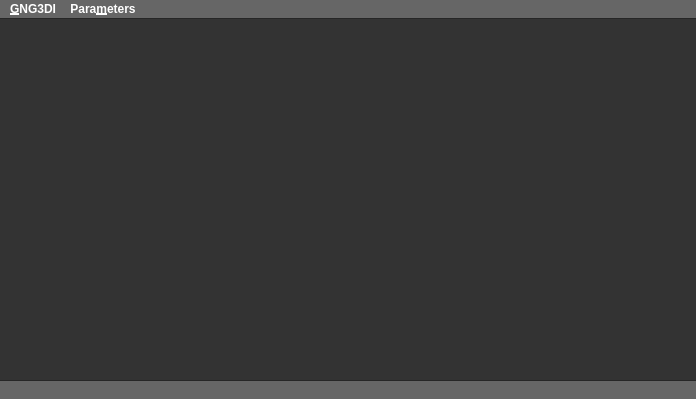
<?xml version="1.0" encoding="UTF-8"?>
<ui version="4.0">
 <class>GNG3DIWindow</class>
 <widget class="QMainWindow" name="GNG3DIWindow">
  <property name="geometry">
   <rect>
    <x>0</x>
    <y>0</y>
    <width>696</width>
    <height>399</height>
   </rect>
  </property>
  <property name="windowTitle">
   <string>MainWindow</string>
  </property>
  <property name="styleSheet">
   <string notr="true">color: #ffffff;
background-color: #333333;
padding: 0;</string>
  </property>
  <widget class="QWidget" name="centralwidget">
   <layout class="QGridLayout" name="gridLayout_2">
    <item row="0" column="0">
     <layout class="QGridLayout" name="gridLayout"/>
    </item>
   </layout>
  </widget>
  <widget class="QMenuBar" name="menubar">
   <property name="geometry">
    <rect>
     <x>0</x>
     <y>0</y>
     <width>696</width>
     <height>20</height>
    </rect>
   </property>
   <property name="font">
    <font>
     <weight>75</weight>
     <bold>true</bold>
     <kerning>true</kerning>
    </font>
   </property>
   <property name="styleSheet">
    <string notr="true">background-color: #666666;
border-bottom: 1px solid #262626;</string>
   </property>
   <widget class="QMenu" name="menuGNG3DI">
    <property name="font">
     <font>
      <pointsize>9</pointsize>
      <weight>50</weight>
      <bold>false</bold>
      <kerning>false</kerning>
     </font>
    </property>
    <property name="styleSheet">
     <string notr="true">border: 1px solid #262626;

selection-background-color: #333333;
selection-color: #ffffff;</string>
    </property>
    <property name="tearOffEnabled">
     <bool>false</bool>
    </property>
    <property name="title">
     <string>&amp;GNG3DI</string>
    </property>
    <property name="separatorsCollapsible">
     <bool>false</bool>
    </property>
    <addaction name="actionLoad_mesh"/>
    <addaction name="saveMesh"/>
    <addaction name="actionSwap_mesh"/>
    <addaction name="resetMesh"/>
    <addaction name="actionSettings"/>
    <addaction name="separator"/>
    <addaction name="actionHelp"/>
    <addaction name="actionAbout"/>
    <addaction name="actionExit"/>
   </widget>
   <widget class="QMenu" name="menuParameters">
    <property name="title">
     <string>Para&amp;meters</string>
    </property>
   </widget>
   <addaction name="menuGNG3DI"/>
   <addaction name="menuParameters"/>
  </widget>
  <widget class="QStatusBar" name="statusbar">
   <property name="styleSheet">
    <string notr="true">background-color: #666666;
border-top: 1px solid #262626;</string>
   </property>
   <property name="sizeGripEnabled">
    <bool>false</bool>
   </property>
  </widget>
  <action name="actionAbout">
   <property name="text">
    <string>&amp;About</string>
   </property>
  </action>
  <action name="actionExit">
   <property name="text">
    <string>&amp;Exit</string>
   </property>
  </action>
  <action name="actionSettings">
   <property name="text">
    <string>&amp;Settings ...</string>
   </property>
  </action>
  <action name="actionOpen_Folder">
   <property name="text">
    <string>&amp;Open Folder ...</string>
   </property>
  </action>
  <action name="actionLoad_mesh">
   <property name="enabled">
    <bool>true</bool>
   </property>
   <property name="text">
    <string>&amp;Load mesh ...</string>
   </property>
   <property name="iconText">
    <string>Load mesh ...</string>
   </property>
   <property name="visible">
    <bool>true</bool>
   </property>
  </action>
  <action name="actionHelp">
   <property name="text">
    <string>&amp;Help</string>
   </property>
  </action>
  <action name="action">
   <property name="enabled">
    <bool>true</bool>
   </property>
   <property name="text">
    <string>Save &amp;mesh ...</string>
   </property>
   <property name="visible">
    <bool>true</bool>
   </property>
  </action>
  <action name="saveMesh">
   <property name="enabled">
    <bool>false</bool>
   </property>
   <property name="text">
    <string>Sa&amp;ve mesh ...</string>
   </property>
   <property name="visible">
    <bool>false</bool>
   </property>
  </action>
  <action name="resetMesh">
   <property name="text">
    <string>&amp;Reset</string>
   </property>
   <property name="iconText">
    <string>Reset</string>
   </property>
   <property name="visible">
    <bool>false</bool>
   </property>
  </action>
  <action name="actionSwap_mesh">
   <property name="text">
    <string>Swap mesh ...</string>
   </property>
   <property name="visible">
    <bool>false</bool>
   </property>
  </action>
 </widget>
 <resources/>
 <connections/>
</ui>
